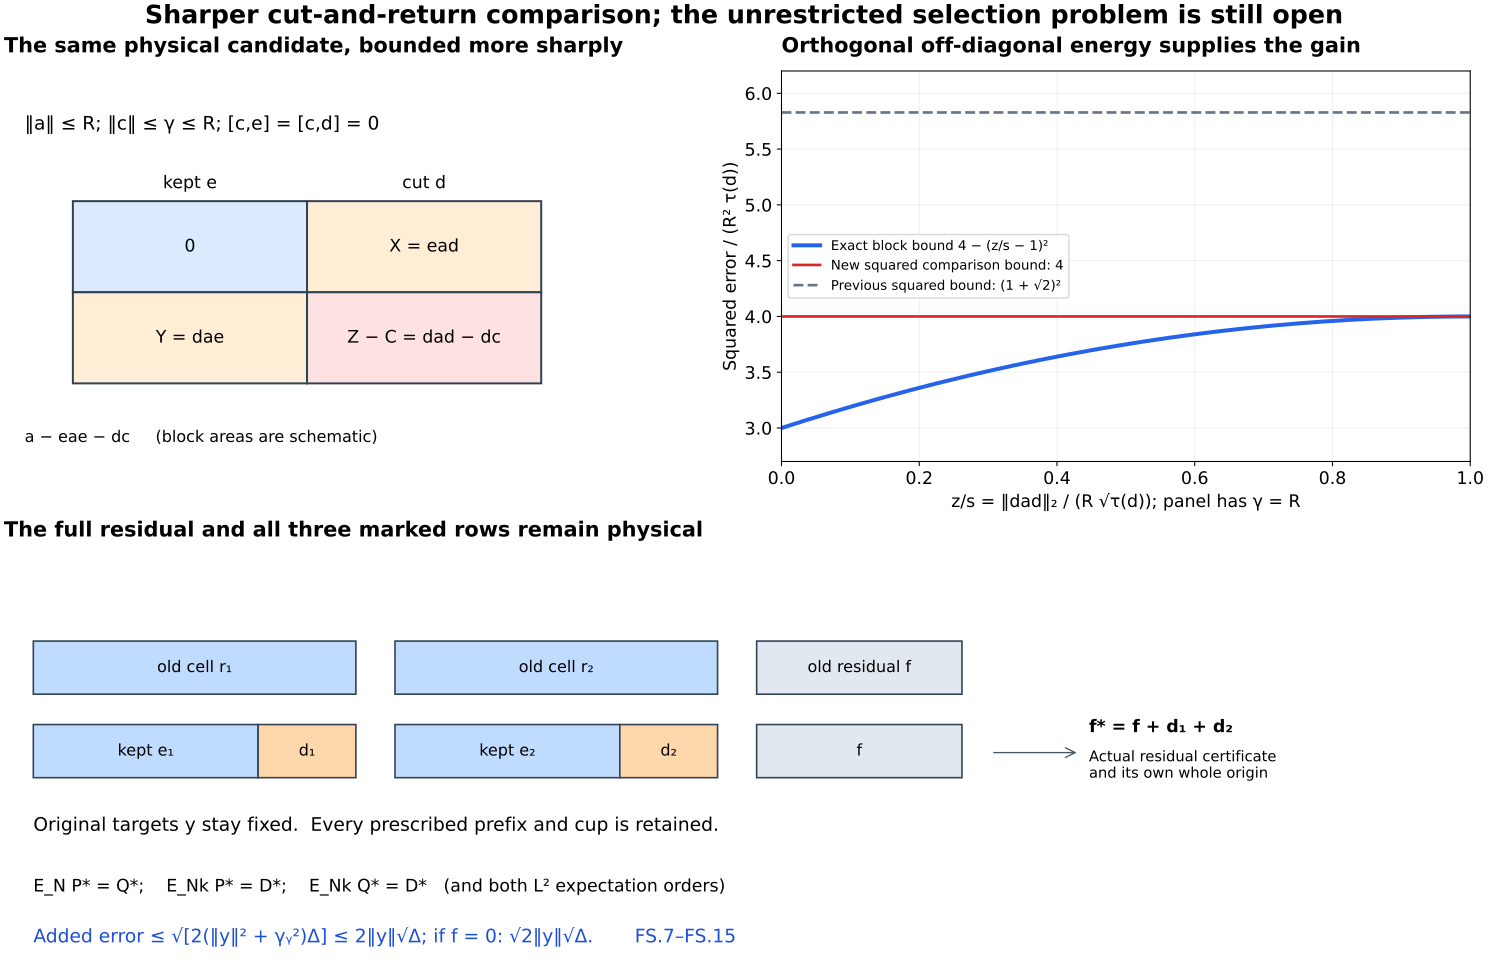

Generate this figure with Python:
from pathlib import Path
import pathlib,json,datetime,math,itertools
from fractions import Fraction as F
import numpy as np
import matplotlib
matplotlib.use('Agg')
import matplotlib.pyplot as plt
plt.rcParams["svg.hashsalt"]="sharp-cut-return-v22"
from matplotlib.patches import Rectangle,FancyArrowPatch

own=pathlib.Path(__file__).resolve().parent
checks=[]
def record(name,condition,detail):
 if not condition: raise AssertionError(name)
 checks.append({'name':name,'passed':bool(condition),'detail':detail})
weights={'tau':[F(1,7),F(5,21)],'rho':[F(3,10),F(2,15)]}
n=[2,3];h=[[2,0],[2,0]]
record('both exact trace unit normalizations',all(sum(n[b]*w[b] for b in range(2))==1 for w in weights.values()),weights.__str__())
minima={k:sum(w[b]*max(sum(v[b] for v in h)-n[b],0) for b in range(2)) for k,w in weights.items()}
record('simultaneous exact minima',minima=={'tau':F(2,7),'rho':F(3,5)},str(minima))
allocs=[a for a in itertools.product(range(3),repeat=2) if sum(a)<=2]
for k,w in weights.items():
 vals=[sum((2-a[i])*w[0] for i in range(2)) for a in allocs]
 record('integer enumeration '+k,min(vals)==minima[k],str(min(vals)))
cup=[(4,F(1,9)),(2,F(1,9)),(2,F(1,9)),(1,F(1,9))]
record('actual two cup unit mass',sum(m*v for m,v in cup)==1,str(cup))
for k,w in weights.items():
 beta=sum(w)*sum(v for m,v in cup)
 cut=sum(w[b]*v*m*max(sum(u[b] for u in h)-n[b],0) for b in range(2) for m,v in cup)
 record('tensor cost invariant '+k,cut==minima[k],str(cut))
 record('tensor beta '+k,beta==({'tau':F(32,189),'rho':F(26,135)}[k]),str(beta))
record('index25 h200 exact total integer bound',2*F(24,25)**200<F(1,1000),'2*(24/25)^200<1/1000')

def l2sq(x):return float(np.vdot(x,x).real/x.shape[0])
rng=np.random.default_rng(220109)
ratios=[]
for size in range(2,10):
 for rankd in range(size+1):
  for rep in range(12):
   ra=rng.normal(size=(size,size))+1j*rng.normal(size=(size,size))
   a=ra/max(1,np.linalg.norm(ra,2))
   d=np.diag([0]*(size-rankd)+[1]*rankd);e=np.eye(size)-d
   re=size-rankd
   rc=rng.normal(size=(size,size))+1j*rng.normal(size=(size,size))
   c=e@rc@e+d@rc@d;c=c/max(1,np.linalg.norm(c,2))
   diff=a-e@a@e-d@c
   delta=rankd/size;lhs=l2sq(diff)
   if delta: ratios.append(math.sqrt(lhs/delta))
   gamma=float(np.linalg.norm(c,2))
   bound=2*(1+gamma**2)*delta
   record(f'nonselfadjoint block inequality size{size} d{rankd} case{rep}',lhs<=bound+2e-12,{'lhs_squared':lhs,'bound_squared':bound,'gamma':gamma})
e=np.diag([1,0,0]);d=np.diag([0,1,0]);r=e+d;a=-r;c=np.eye(3)
diff=a-e@a@e-d@c
record('exact equality matrix fixture',abs(l2sq(diff)-4/3)<1e-14,{'lhs_squared':l2sq(diff),'expected':4/3})
record('smaller comparison constant rejected',l2sq(diff)>(F(199,100)**2)*F(1,3),'constant1.99 rejected by exact equality example')
for gamma in [0,F(3,5),F(4,5),1]:
 g=float(gamma);s=math.sqrt(1-g*g)
 a=np.array([[-g,s,0],[s,g,0],[0,0,0]])
 c=-g*np.eye(3);diff=a-e@a@e-d@c
 bound=2*(1+g*g)/3
 record('every gamma equality fixture '+str(gamma),abs(l2sq(diff)-bound)<1e-14,{'lhs_squared':l2sq(diff),'exact_bound':str(2*(1+gamma**2)*F(1,3))})

# Three row identities in a finite tensor diagnostic: physical M=Mat3 tensor Mat2 tensor Mat4.
# A type-I test of the finite algebra calculations, not a substitute II1 construction.
def trace_first(x,dims,count):
 arr=x.reshape(*dims,*dims)
 keep=dims[count:];discard=math.prod(dims[:count]);keepdim=math.prod(keep)
 arr=arr.reshape(discard,keepdim,discard,keepdim)
 small=np.einsum('abad->bd',arr)/discard
 return np.kron(np.eye(discard),small)
def pinch_last(x,groups):
 ans=np.zeros_like(x)
 for g in groups:
  p=np.zeros((4,4));p[g,g]=1;p=np.kron(np.eye(6),p)
  ans+=p@x@p
 return ans
z=rng.normal(size=(24,24))+1j*rng.normal(size=(24,24));groups=[[0,1],[2,3]]
pz=pinch_last(z,groups)
enz=trace_first(z,(3,2,4),1);ekz=trace_first(z,(3,2,4),2)
qz=pinch_last(enz,groups);dz=pinch_last(ekz,groups)
rows=[('EN EP = EQ',trace_first(pz,(3,2,4),1),qz),('EP EN = EQ',pinch_last(enz,groups),qz),('ENk EP = ED',trace_first(pz,(3,2,4),2),dz),('EP ENk = ED',pinch_last(ekz,groups),dz),('ENk EQ = ED',trace_first(qz,(3,2,4),2),dz),('EQ ENk = ED',pinch_last(trace_first(ekz,(3,2,4),1),groups),dz)]
for name,x,y in rows:record('three physical row '+name,np.max(abs(x-y))<1e-12,{'max_abs_error':float(np.max(abs(x-y)))})

summary={'created_utc':datetime.datetime.now(datetime.timezone.utc).isoformat(),'checks_count':len(checks),'all_passed':all(x['passed'] for x in checks),'max_random_comparison_ratio':max(ratios),'analytic_proof_required':True,'claim':'2 is sharp for specified candidate; expectation bound upper constant2 proved, no sharpness claimed there','checks':checks}
(own/'selfcheck.json').write_text(json.dumps(summary,indent=2)+'\n',encoding='utf-8')

plt.rcParams.update({'font.size':13,'font.family':'DejaVu Sans'})
fig=plt.figure(figsize=(15.5,10),layout='constrained')
gs=fig.add_gridspec(2,2,height_ratios=[1,1.03])
ax=fig.add_subplot(gs[0,0]);ax.set_xlim(0,10);ax.set_ylim(0,6);ax.axis('off')
ax.set_title('The same physical candidate, bounded more sharply',loc='left',fontweight='bold',pad=14)
for x,y,wid,ht,col,txt in [(1,2.6,3.4,1.4,'#dbeafe','0'),(4.4,2.6,3.4,1.4,'#ffedd5','X = ead'),(1,1.2,3.4,1.4,'#ffedd5','Y = dae'),(4.4,1.2,3.4,1.4,'#fee2e2','Z − C = dad − dc')]:
 ax.add_patch(Rectangle((x,y),wid,ht,facecolor=col,edgecolor='#334155',linewidth=1.5));ax.text(x+wid/2,y+ht/2,txt,ha='center',va='center')
ax.text(2.7,4.2,'kept e',ha='center');ax.text(6.1,4.2,'cut d',ha='center')
ax.text(.3,.3,'a − eae − dc     (block areas are schematic)',fontsize=12)
ax.text(.3,5.1,'‖a‖ ≤ R; ‖c‖ ≤ γ ≤ R; [c,e] = [c,d] = 0',fontsize=14)
ax=fig.add_subplot(gs[0,1]);u=np.linspace(0,1,401);ax.plot(u,4-(u-1)**2,lw=3,color='#2563eb',label='Exact block bound 4 − (z/s − 1)²')
ax.axhline(4,color='#dc2626',lw=2,label='New squared comparison bound: 4')
ax.axhline((1+math.sqrt(2))**2,color='#64748b',ls='--',lw=2,label='Previous squared bound: (1 + √2)²')
ax.set_ylim(2.7,6.2);ax.set_xlim(0,1);ax.set_xlabel('z/s = ‖dad‖₂ / (R √τ(d)); panel has γ = R');ax.set_ylabel('Squared error / (R² τ(d))');ax.grid(alpha=.2);ax.legend(fontsize=10,loc='center left');ax.set_title('Orthogonal off-diagonal energy supplies the gain',loc='left',fontweight='bold',pad=14)
ax=fig.add_subplot(gs[1,:]);ax.set_xlim(0,15);ax.set_ylim(0,5.3);ax.axis('off')
ax.set_title('The full residual and all three marked rows remain physical',loc='left',fontweight='bold',pad=13)
for y,segments in [(3.45,[(.3,3.3,'#bfdbfe','old cell r₁'),(4,3.3,'#bfdbfe','old cell r₂'),(7.7,2.1,'#e2e8f0','old residual f')]),(2.35,[(.3,2.3,'#bfdbfe','kept e₁'),(2.6,1,'#fed7aa','d₁'),(4,2.3,'#bfdbfe','kept e₂'),(6.3,1,'#fed7aa','d₂'),(7.7,2.1,'#e2e8f0','f')])]:
 for x,wid,col,txt in segments:
  ax.add_patch(Rectangle((x,y),wid,.7,facecolor=col,edgecolor='#334155',linewidth=1.2));ax.text(x+wid/2,y+.35,txt,ha='center',va='center',fontsize=12)
ax.add_patch(FancyArrowPatch((10.1,2.68),(11,2.68),arrowstyle='->',mutation_scale=18,color='#475569'))
ax.text(11.1,2.95,'f* = f + d₁ + d₂',fontweight='bold');ax.text(11.1,2.35,'Actual residual certificate\nand its own whole origin',fontsize=11)
ax.text(.3,1.65,'Original targets y stay fixed.  Every prescribed prefix and cup is retained.',fontsize=14)
ax.text(.3,.85,'E_N P* = Q*;    E_Nk P* = D*;    E_Nk Q* = D*   (and both L² expectation orders)',fontsize=13)
ax.text(.3,.18,'Added error ≤ √[2(‖y‖² + γᵧ²)Δ] ≤ 2‖y‖√Δ; if f = 0: √2‖y‖√Δ.       FS.7–FS.15',fontsize=14,color='#1d4ed8')
fig.suptitle('Sharper cut-and-return comparison; the unrestricted selection problem is still open',fontsize=19,fontweight='bold')
fig.savefig(own/'sharp-cut-return-v22.png',dpi=130)
fig.savefig(own/'sharp-cut-return-v22.svg',metadata={"Date":None})
print(json.dumps({'all_passed':summary['all_passed'],'checks_count':len(checks),'max_random_ratio':summary['max_random_comparison_ratio'],'figure':str(own/'sharp-cut-return-v22.png')}))

svg_path=Path(__file__).resolve().parent/"sharp-cut-return-v22.svg"
svg_path.write_text("\n".join(x.rstrip() for x in svg_path.read_text(encoding="utf-8").splitlines()).rstrip()+"\n",encoding="utf-8")
